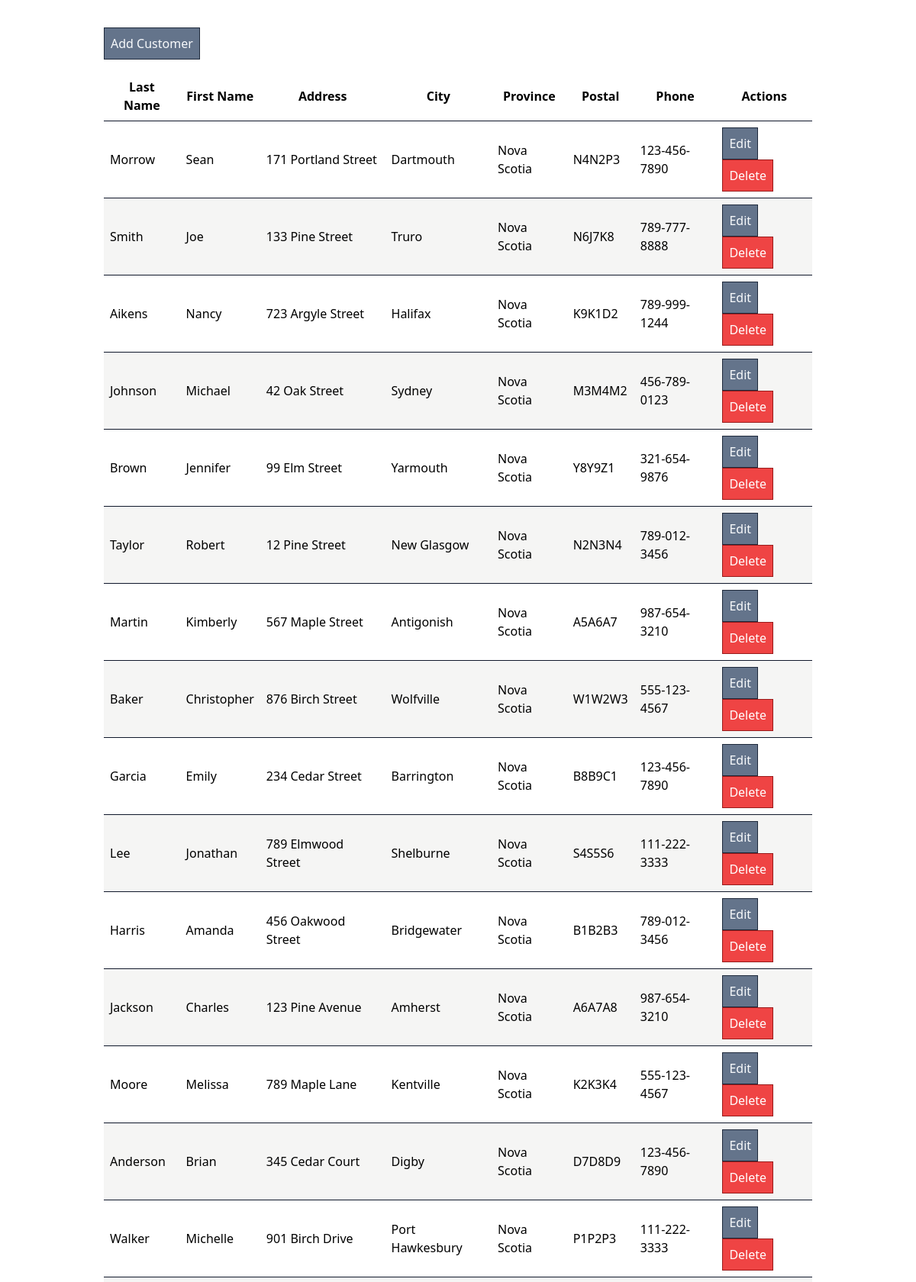
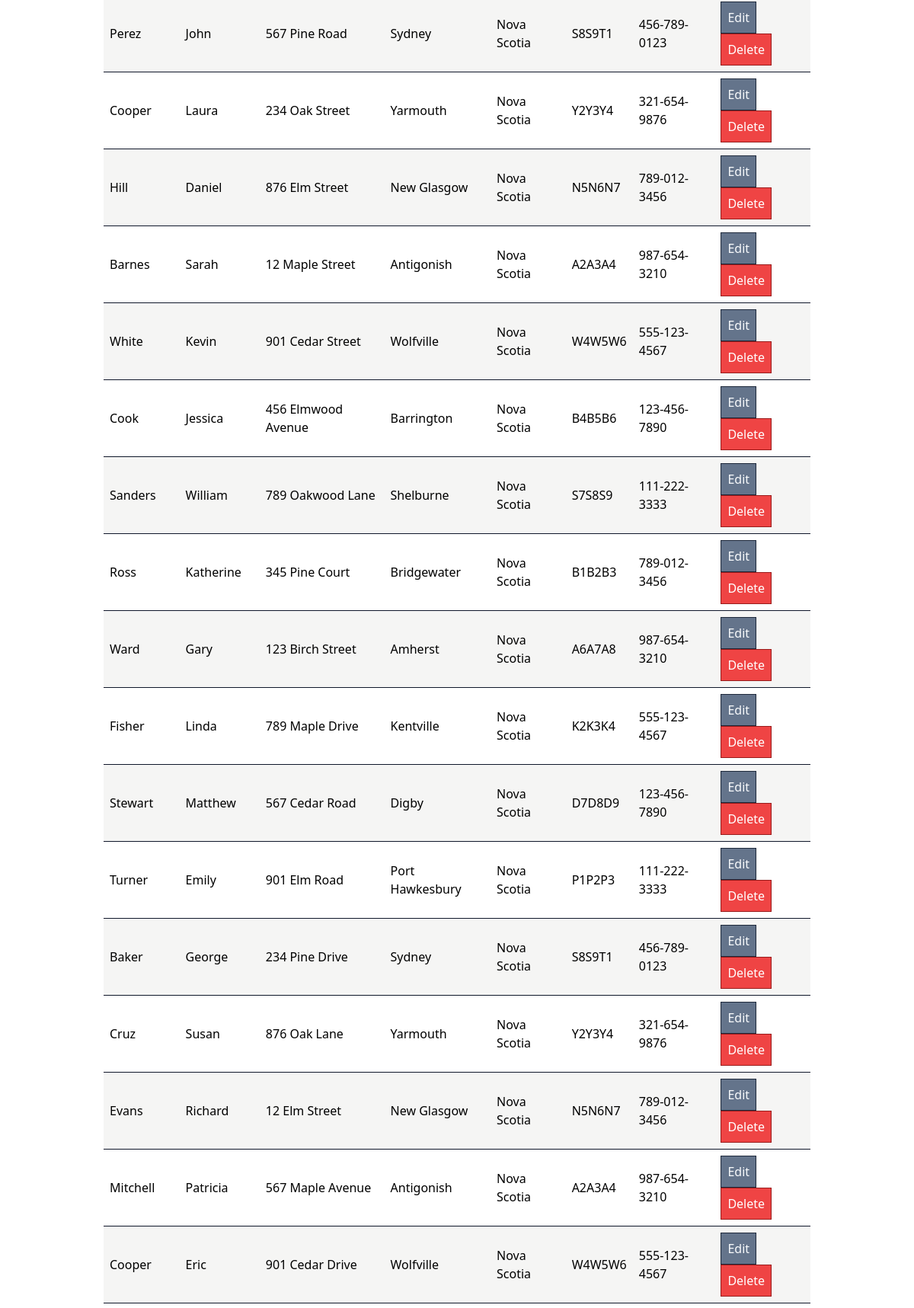
Screenshot of /src/public/index.php (upper part) with the database file from the repository (2 pictures, top to bottom).
### tables this page shows
CREATE TABLE `tblCustomer` (
  `customerID` int(10) NOT NULL,
  `lastName` varchar(50) NOT NULL,
  `firstName` varchar(50) NOT NULL,
  `address` varchar(100) DEFAULT NULL,
  `city` varchar(100) DEFAULT NULL,
  `province` varchar(50) DEFAULT NULL,
  `postal` varchar(7) DEFAULT NULL,
  `phone` varchar(20) NOT NULL,
  `photo` varchar(105) DEFAULT NULL
);

### src/public/index.php (called while the page is built, shortened)
<?php
require dirname(__DIR__) . DIRECTORY_SEPARATOR . 'app' . DIRECTORY_SEPARATOR . 'App.php';
$customers = getCustomersMySQLi();
require VIEWS_PATH . 'home.php';

### src/app/App.php (called while the page is built, shortened)
<?php
function getConnectionMySQLi(): mysqli
{
    try {
        $db = new mysqli(
            DB_HOST,
            DB_USER,
            DB_PASS,
            DB_NAME
        );
        return $db;
    } catch (Exception $e) {
        trigger_error($e->getMessage(), E_USER_ERROR);
    }
}
function getCustomersMySQLi(): array
{
    $db = getConnectionMySQLi();
    $stmt = $db->prepare('SELECT * FROM tblCustomer');
    $stmt->execute();
    $result = $stmt->get_result();
    $customers = [];
    while ($row = $result->fetch_assoc()) {
        $customers[] = $row;
    }
    return $customers;
}

### src/views/home.php (the view, shortened to what this page needs)
<!doctype html>
<html lang="en">
<head>
    <link rel="stylesheet" href="/assets/dist/main.css" />
</head>
<body class="p-5">
    <div class="m-auto w-4/5">
        <div class="mb-4">
            <a href="add.php" class="inline-block border border-slate-800 bg-slate-500 hover:bg-slate-700 transition-colors ease-linear delay-100 text-slate-50 p-2">Add Customer</a>
        </div>
        <table class="w-full">
            <thead>
                <tr class="border-b border-b-slate-900">
                    <th class="py-2 px-2">Last Name</th>
                    <th class="py-2">First Name</th>
                    <th class="py-2">Address</th>
                    <th class="py-2">City</th>
                    <th class="py-2">Province</th>
                    <th class="py-2">Postal</th>
                    <th class="py-2">Phone</th>
                    <th class="py-2">Actions</th>
                </tr>
            </thead>
            <tbody>
                <?php foreach ($customers as $customer) : ?>
                    <tr class="border-b border-slate-900 even:bg-stone-100">
                        <td class="py-2 px-2"><?= htmlspecialchars($customer['lastName']); ?></td>
                        <td class="py-2 px-2"><?= htmlspecialchars($customer['firstName']); ?></td>
                        <td class="py-2 px-2"><?= htmlspecialchars($customer['address']); ?></td>
                        <td class="py-2 px-2"><?= htmlspecialchars($customer['city']); ?></td>
                        <td class="py-2 px-2"><?= htmlspecialchars($customer['province']); ?></td>
                        <td class="py-2 px-2"><?= htmlspecialchars($customer['postal']); ?></td>
                        <td class="py-2 px-2"><?= htmlspecialchars($customer['phone']); ?></td>
                        <td class="py-2 px-2">
                            <a href="edit.php?id=<?= $customer['customerID']; ?>" class="inline-block border border-slate-800 bg-slate-500 hover:bg-slate-700 transition-colors ease-linear delay-100 text-slate-50 p-2">Edit</a>
                            <a class="inline-block border border-red-800 bg-red-500 hover:bg-red-700 text-white transition-colors ease-linear delay-100 p-2" href="delete.php?id=<?= $customer['customerID']; ?>">Delete</a>
                        </td>
                    </tr>
                <?php endforeach; ?>
            </tbody>
        </table>
    </div>
</body>
</html>

### rows the page displays
tblcustomer: lastName "Morrow", firstName "Sean", address "171 Portland Street", city "Dartmouth", province "Nova Scotia", postal "N4N2P3", phone "123-456-7890"
tblcustomer: lastName "Smith", firstName "Joe", address "133 Pine Street", city "Truro", province "Nova Scotia", postal "N6J7K8", phone "789-777-8888"
tblcustomer: lastName "Aikens", firstName "Nancy", address "723 Argyle Street", city "Halifax", province "Nova Scotia", postal "K9K1D2", phone "789-999-1244"
tblcustomer: lastName "Johnson", firstName "Michael", address "42 Oak Street", city "Sydney", province "Nova Scotia", postal "M3M4M2", phone "456-789-0123"
tblcustomer: lastName "Brown", firstName "Jennifer", address "99 Elm Street", city "Yarmouth", province "Nova Scotia", postal "Y8Y9Z1", phone "321-654-9876"
tblcustomer: lastName "Taylor", firstName "Robert", address "12 Pine Street", city "New Glasgow", province "Nova Scotia", postal "N2N3N4", phone "789-012-3456"
tblcustomer: lastName "Martin", firstName "Kimberly", address "567 Maple Street", city "Antigonish", province "Nova Scotia", postal "A5A6A7", phone "987-654-3210"
tblcustomer: lastName "Baker", firstName "Christopher", address "876 Birch Street", city "Wolfville", province "Nova Scotia", postal "W1W2W3", phone "555-123-4567"
tblcustomer: lastName "Garcia", firstName "Emily", address "234 Cedar Street", city "Barrington", province "Nova Scotia", postal "B8B9C1", phone "123-456-7890"
tblcustomer: lastName "Lee", firstName "Jonathan", address "789 Elmwood Street", city "Shelburne", province "Nova Scotia", postal "S4S5S6", phone "111-222-3333"
tblcustomer: lastName "Harris", firstName "Amanda", address "456 Oakwood Street", city "Bridgewater", province "Nova Scotia", postal "B1B2B3", phone "789-012-3456"
tblcustomer: lastName "Jackson", firstName "Charles", address "123 Pine Avenue", city "Amherst", province "Nova Scotia", postal "A6A7A8", phone "987-654-3210"
tblcustomer: lastName "Moore", firstName "Melissa", address "789 Maple Lane", city "Kentville", province "Nova Scotia", postal "K2K3K4", phone "555-123-4567"
tblcustomer: lastName "Anderson", firstName "Brian", address "345 Cedar Court", city "Digby", province "Nova Scotia", postal "D7D8D9", phone "123-456-7890"
tblcustomer: lastName "Walker", firstName "Michelle", address "901 Birch Drive", city "Port Hawkesbury", province "Nova Scotia", postal "P1P2P3", phone "111-222-3333"
tblcustomer: lastName "Perez", firstName "John", address "567 Pine Road", city "Sydney", province "Nova Scotia", postal "S8S9T1", phone "456-789-0123"
tblcustomer: lastName "Cooper", firstName "Laura", address "234 Oak Street", city "Yarmouth", province "Nova Scotia", postal "Y2Y3Y4", phone "321-654-9876"
tblcustomer: lastName "Hill", firstName "Daniel", address "876 Elm Street", city "New Glasgow", province "Nova Scotia", postal "N5N6N7", phone "789-012-3456"
tblcustomer: lastName "Barnes", firstName "Sarah", address "12 Maple Street", city "Antigonish", province "Nova Scotia", postal "A2A3A4", phone "987-654-3210"
tblcustomer: lastName "White", firstName "Kevin", address "901 Cedar Street", city "Wolfville", province "Nova Scotia", postal "W4W5W6", phone "555-123-4567"
tblcustomer: lastName "Cook", firstName "Jessica", address "456 Elmwood Avenue", city "Barrington", province "Nova Scotia", postal "B4B5B6", phone "123-456-7890"
tblcustomer: lastName "Sanders", firstName "William", address "789 Oakwood Lane", city "Shelburne", province "Nova Scotia", postal "S7S8S9", phone "111-222-3333"
tblcustomer: lastName "Ross", firstName "Katherine", address "345 Pine Court", city "Bridgewater", province "Nova Scotia", postal "B1B2B3", phone "789-012-3456"
tblcustomer: lastName "Ward", firstName "Gary", address "123 Birch Street", city "Amherst", province "Nova Scotia", postal "A6A7A8", phone "987-654-3210"
tblcustomer: lastName "Fisher", firstName "Linda", address "789 Maple Drive", city "Kentville", province "Nova Scotia", postal "K2K3K4", phone "555-123-4567"
tblcustomer: lastName "Stewart", firstName "Matthew", address "567 Cedar Road", city "Digby", province "Nova Scotia", postal "D7D8D9", phone "123-456-7890"
tblcustomer: lastName "Turner", firstName "Emily", address "901 Elm Road", city "Port Hawkesbury", province "Nova Scotia", postal "P1P2P3", phone "111-222-3333"
tblcustomer: lastName "Baker", firstName "George", address "234 Pine Drive", city "Sydney", province "Nova Scotia", postal "S8S9T1", phone "456-789-0123"
tblcustomer: lastName "Cruz", firstName "Susan", address "876 Oak Lane", city "Yarmouth", province "Nova Scotia", postal "Y2Y3Y4", phone "321-654-9876"
tblcustomer: lastName "Evans", firstName "Richard", address "12 Elm Street", city "New Glasgow", province "Nova Scotia", postal "N5N6N7", phone "789-012-3456"
tblcustomer: lastName "Mitchell", firstName "Patricia", address "567 Maple Avenue", city "Antigonish", province "Nova Scotia", postal "A2A3A4", phone "987-654-3210"
tblcustomer: lastName "Cooper", firstName "Eric", address "901 Cedar Drive", city "Wolfville", province "Nova Scotia", postal "W4W5W6", phone "555-123-4567"
